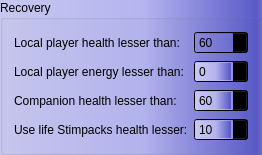
    <widget class="QGroupBox" name="groupBox_6">
     <property name="enabled">
      <bool>true</bool>
     </property>
     <property name="palette">
      <palette>
       <active>
        <colorrole role="WindowText">
         <brush brushstyle="SolidPattern">
          <color alpha="255">
           <red>0</red>
           <green>0</green>
           <blue>0</blue>
          </color>
         </brush>
        </colorrole>
        <colorrole role="Button">
         <brush brushstyle="LinearGradientPattern">
          <gradient startx="0.000000000000000" starty="0.000000000000000" endx="1.000000000000000" endy="0.000000000000000" type="LinearGradient" spread="PadSpread" coordinatemode="ObjectBoundingMode">
           <gradientstop position="0.000000000000000">
            <color alpha="255">
             <red>200</red>
             <green>200</green>
             <blue>240</blue>
            </color>
           </gradientstop>
           <gradientstop position="0.550000000000000">
            <color alpha="255">
             <red>180</red>
             <green>180</green>
             <blue>240</blue>
            </color>
           </gradientstop>
           <gradientstop position="0.980000000000000">
            <color alpha="255">
             <red>90</red>
             <green>90</green>
             <blue>200</blue>
            </color>
           </gradientstop>
           <gradientstop position="1.000000000000000">
            <color alpha="220">
             <red>90</red>
             <green>90</green>
             <blue>180</blue>
            </color>
           </gradientstop>
          </gradient>
         </brush>
        </colorrole>
        <colorrole role="Dark">
         <brush brushstyle="SolidPattern">
          <color alpha="255">
           <red>170</red>
           <green>170</green>
           <blue>0</blue>
          </color>
         </brush>
        </colorrole>
        <colorrole role="Text">
         <brush brushstyle="LinearGradientPattern">
          <gradient startx="0.000000000000000" starty="0.000000000000000" endx="8.000000000000000" endy="12.000000000000000" type="LinearGradient" spread="PadSpread" coordinatemode="ObjectBoundingMode">
           <gradientstop position="0.000000000000000">
            <color alpha="255">
             <red>140</red>
             <green>140</green>
             <blue>0</blue>
            </color>
           </gradientstop>
           <gradientstop position="1.000000000000000">
            <color alpha="255">
             <red>255</red>
             <green>255</green>
             <blue>30</blue>
            </color>
           </gradientstop>
          </gradient>
         </brush>
        </colorrole>
        <colorrole role="ButtonText">
         <brush brushstyle="LinearGradientPattern">
          <gradient startx="0.000000000000000" starty="0.000000000000000" endx="8.000000000000000" endy="12.000000000000000" type="LinearGradient" spread="PadSpread" coordinatemode="ObjectBoundingMode">
           <gradientstop position="0.000000000000000">
            <color alpha="255">
             <red>140</red>
             <green>140</green>
             <blue>0</blue>
            </color>
           </gradientstop>
           <gradientstop position="1.000000000000000">
            <color alpha="255">
             <red>255</red>
             <green>255</green>
             <blue>30</blue>
            </color>
           </gradientstop>
          </gradient>
         </brush>
        </colorrole>
        <colorrole role="Base">
         <brush brushstyle="LinearGradientPattern">
          <gradient startx="0.000000000000000" starty="0.000000000000000" endx="1.000000000000000" endy="0.000000000000000" type="LinearGradient" spread="PadSpread" coordinatemode="ObjectBoundingMode">
           <gradientstop position="0.000000000000000">
            <color alpha="255">
             <red>200</red>
             <green>200</green>
             <blue>240</blue>
            </color>
           </gradientstop>
           <gradientstop position="0.550000000000000">
            <color alpha="255">
             <red>180</red>
             <green>180</green>
             <blue>240</blue>
            </color>
           </gradientstop>
           <gradientstop position="0.980000000000000">
            <color alpha="255">
             <red>90</red>
             <green>90</green>
             <blue>200</blue>
            </color>
           </gradientstop>
           <gradientstop position="1.000000000000000">
            <color alpha="220">
             <red>90</red>
             <green>90</green>
             <blue>180</blue>
            </color>
           </gradientstop>
          </gradient>
         </brush>
        </colorrole>
        <colorrole role="Window">
         <brush brushstyle="LinearGradientPattern">
          <gradient startx="0.000000000000000" starty="0.000000000000000" endx="1.000000000000000" endy="0.000000000000000" type="LinearGradient" spread="PadSpread" coordinatemode="ObjectBoundingMode">
           <gradientstop position="0.000000000000000">
            <color alpha="255">
             <red>200</red>
             <green>200</green>
             <blue>240</blue>
            </color>
           </gradientstop>
           <gradientstop position="0.550000000000000">
            <color alpha="255">
             <red>180</red>
             <green>180</green>
             <blue>240</blue>
            </color>
           </gradientstop>
           <gradientstop position="0.980000000000000">
            <color alpha="255">
             <red>90</red>
             <green>90</green>
             <blue>200</blue>
            </color>
           </gradientstop>
           <gradientstop position="1.000000000000000">
            <color alpha="220">
             <red>90</red>
             <green>90</green>
             <blue>180</blue>
            </color>
           </gradientstop>
          </gradient>
         </brush>
        </colorrole>
       </active>
       <inactive>
        <colorrole role="WindowText">
         <brush brushstyle="SolidPattern">
          <color alpha="255">
           <red>0</red>
           <green>0</green>
           <blue>0</blue>
          </color>
         </brush>
        </colorrole>
        <colorrole role="Button">
         <brush brushstyle="LinearGradientPattern">
          <gradient startx="0.000000000000000" starty="0.000000000000000" endx="1.000000000000000" endy="0.000000000000000" type="LinearGradient" spread="PadSpread" coordinatemode="ObjectBoundingMode">
           <gradientstop position="0.000000000000000">
            <color alpha="255">
             <red>200</red>
             <green>200</green>
             <blue>240</blue>
            </color>
           </gradientstop>
           <gradientstop position="0.550000000000000">
            <color alpha="255">
             <red>180</red>
             <green>180</green>
             <blue>240</blue>
            </color>
           </gradientstop>
           <gradientstop position="0.980000000000000">
            <color alpha="255">
             <red>90</red>
             <green>90</green>
             <blue>200</blue>
            </color>
           </gradientstop>
           <gradientstop position="1.000000000000000">
            <color alpha="220">
             <red>90</red>
             <green>90</green>
             <blue>180</blue>
            </color>
           </gradientstop>
          </gradient>
         </brush>
        </colorrole>
        <colorrole role="Dark">
         <brush brushstyle="SolidPattern">
          <color alpha="255">
           <red>170</red>
           <green>170</green>
           <blue>0</blue>
          </color>
         </brush>
        </colorrole>
        <colorrole role="Text">
         <brush brushstyle="LinearGradientPattern">
          <gradient startx="0.000000000000000" starty="0.000000000000000" endx="8.000000000000000" endy="12.000000000000000" type="LinearGradient" spread="PadSpread" coordinatemode="ObjectBoundingMode">
           <gradientstop position="0.000000000000000">
            <color alpha="255">
             <red>140</red>
             <green>140</green>
             <blue>0</blue>
            </color>
           </gradientstop>
           <gradientstop position="1.000000000000000">
            <color alpha="255">
             <red>255</red>
             <green>255</green>
             <blue>30</blue>
            </color>
           </gradientstop>
          </gradient>
         </brush>
        </colorrole>
        <colorrole role="ButtonText">
         <brush brushstyle="LinearGradientPattern">
          <gradient startx="0.000000000000000" starty="0.000000000000000" endx="8.000000000000000" endy="12.000000000000000" type="LinearGradient" spread="PadSpread" coordinatemode="ObjectBoundingMode">
           <gradientstop position="0.000000000000000">
            <color alpha="255">
             <red>140</red>
             <green>140</green>
             <blue>0</blue>
            </color>
           </gradientstop>
           <gradientstop position="1.000000000000000">
            <color alpha="255">
             <red>255</red>
             <green>255</green>
             <blue>30</blue>
            </color>
           </gradientstop>
          </gradient>
         </brush>
        </colorrole>
        <colorrole role="Base">
         <brush brushstyle="LinearGradientPattern">
          <gradient startx="0.000000000000000" starty="0.000000000000000" endx="1.000000000000000" endy="0.000000000000000" type="LinearGradient" spread="PadSpread" coordinatemode="ObjectBoundingMode">
           <gradientstop position="0.000000000000000">
            <color alpha="255">
             <red>200</red>
             <green>200</green>
             <blue>240</blue>
            </color>
           </gradientstop>
           <gradientstop position="0.550000000000000">
            <color alpha="255">
             <red>180</red>
             <green>180</green>
             <blue>240</blue>
            </color>
           </gradientstop>
           <gradientstop position="0.980000000000000">
            <color alpha="255">
             <red>90</red>
             <green>90</green>
             <blue>200</blue>
            </color>
           </gradientstop>
           <gradientstop position="1.000000000000000">
            <color alpha="220">
             <red>90</red>
             <green>90</green>
             <blue>180</blue>
            </color>
           </gradientstop>
          </gradient>
         </brush>
        </colorrole>
        <colorrole role="Window">
         <brush brushstyle="LinearGradientPattern">
          <gradient startx="0.000000000000000" starty="0.000000000000000" endx="1.000000000000000" endy="0.000000000000000" type="LinearGradient" spread="PadSpread" coordinatemode="ObjectBoundingMode">
           <gradientstop position="0.000000000000000">
            <color alpha="255">
             <red>200</red>
             <green>200</green>
             <blue>240</blue>
            </color>
           </gradientstop>
           <gradientstop position="0.550000000000000">
            <color alpha="255">
             <red>180</red>
             <green>180</green>
             <blue>240</blue>
            </color>
           </gradientstop>
           <gradientstop position="0.980000000000000">
            <color alpha="255">
             <red>90</red>
             <green>90</green>
             <blue>200</blue>
            </color>
           </gradientstop>
           <gradientstop position="1.000000000000000">
            <color alpha="220">
             <red>90</red>
             <green>90</green>
             <blue>180</blue>
            </color>
           </gradientstop>
          </gradient>
         </brush>
        </colorrole>
       </inactive>
       <disabled>
        <colorrole role="WindowText">
         <brush brushstyle="SolidPattern">
          <color alpha="255">
           <red>0</red>
           <green>0</green>
           <blue>0</blue>
          </color>
         </brush>
        </colorrole>
        <colorrole role="Button">
         <brush brushstyle="LinearGradientPattern">
          <gradient startx="0.000000000000000" starty="0.000000000000000" endx="1.000000000000000" endy="0.000000000000000" type="LinearGradient" spread="PadSpread" coordinatemode="ObjectBoundingMode">
           <gradientstop position="0.000000000000000">
            <color alpha="255">
             <red>200</red>
             <green>200</green>
             <blue>240</blue>
            </color>
           </gradientstop>
           <gradientstop position="0.550000000000000">
            <color alpha="255">
             <red>180</red>
             <green>180</green>
             <blue>240</blue>
            </color>
           </gradientstop>
           <gradientstop position="0.980000000000000">
            <color alpha="255">
             <red>90</red>
             <green>90</green>
             <blue>200</blue>
            </color>
           </gradientstop>
           <gradientstop position="1.000000000000000">
            <color alpha="220">
             <red>90</red>
             <green>90</green>
             <blue>180</blue>
            </color>
           </gradientstop>
          </gradient>
         </brush>
        </colorrole>
        <colorrole role="Dark">
         <brush brushstyle="SolidPattern">
          <color alpha="255">
           <red>170</red>
           <green>170</green>
           <blue>0</blue>
          </color>
         </brush>
        </colorrole>
        <colorrole role="Text">
         <brush brushstyle="LinearGradientPattern">
          <gradient startx="0.000000000000000" starty="0.000000000000000" endx="8.000000000000000" endy="12.000000000000000" type="LinearGradient" spread="PadSpread" coordinatemode="ObjectBoundingMode">
           <gradientstop position="0.000000000000000">
            <color alpha="255">
             <red>140</red>
             <green>140</green>
             <blue>0</blue>
            </color>
           </gradientstop>
           <gradientstop position="1.000000000000000">
            <color alpha="255">
             <red>255</red>
             <green>255</green>
             <blue>30</blue>
            </color>
           </gradientstop>
          </gradient>
         </brush>
        </colorrole>
        <colorrole role="ButtonText">
         <brush brushstyle="LinearGradientPattern">
          <gradient startx="0.000000000000000" starty="0.000000000000000" endx="8.000000000000000" endy="12.000000000000000" type="LinearGradient" spread="PadSpread" coordinatemode="ObjectBoundingMode">
           <gradientstop position="0.000000000000000">
            <color alpha="255">
             <red>140</red>
             <green>140</green>
             <blue>0</blue>
            </color>
           </gradientstop>
           <gradientstop position="1.000000000000000">
            <color alpha="255">
             <red>255</red>
             <green>255</green>
             <blue>30</blue>
            </color>
           </gradientstop>
          </gradient>
         </brush>
        </colorrole>
        <colorrole role="Base">
         <brush brushstyle="LinearGradientPattern">
          <gradient startx="0.000000000000000" starty="0.000000000000000" endx="1.000000000000000" endy="0.000000000000000" type="LinearGradient" spread="PadSpread" coordinatemode="ObjectBoundingMode">
           <gradientstop position="0.000000000000000">
            <color alpha="255">
             <red>200</red>
             <green>200</green>
             <blue>240</blue>
            </color>
           </gradientstop>
           <gradientstop position="0.550000000000000">
            <color alpha="255">
             <red>180</red>
             <green>180</green>
             <blue>240</blue>
            </color>
           </gradientstop>
           <gradientstop position="0.980000000000000">
            <color alpha="255">
             <red>90</red>
             <green>90</green>
             <blue>200</blue>
            </color>
           </gradientstop>
           <gradientstop position="1.000000000000000">
            <color alpha="220">
             <red>90</red>
             <green>90</green>
             <blue>180</blue>
            </color>
           </gradientstop>
          </gradient>
         </brush>
        </colorrole>
        <colorrole role="Window">
         <brush brushstyle="LinearGradientPattern">
          <gradient startx="0.000000000000000" starty="0.000000000000000" endx="1.000000000000000" endy="0.000000000000000" type="LinearGradient" spread="PadSpread" coordinatemode="ObjectBoundingMode">
           <gradientstop position="0.000000000000000">
            <color alpha="255">
             <red>200</red>
             <green>200</green>
             <blue>240</blue>
            </color>
           </gradientstop>
           <gradientstop position="0.550000000000000">
            <color alpha="255">
             <red>180</red>
             <green>180</green>
             <blue>240</blue>
            </color>
           </gradientstop>
           <gradientstop position="0.980000000000000">
            <color alpha="255">
             <red>90</red>
             <green>90</green>
             <blue>200</blue>
            </color>
           </gradientstop>
           <gradientstop position="1.000000000000000">
            <color alpha="220">
             <red>90</red>
             <green>90</green>
             <blue>180</blue>
            </color>
           </gradientstop>
          </gradient>
         </brush>
        </colorrole>
       </disabled>
      </palette>
     </property>
     <property name="autoFillBackground">
      <bool>false</bool>
     </property>
     <property name="styleSheet">
      <string notr="true"/>
     </property>
     <property name="title">
      <string>Recovery</string>
     </property>
     <layout class="QGridLayout" name="gridLayout">
      <item row="0" column="0">
       <layout class="QHBoxLayout" name="horizontalLayout_4">
        <item>
         <layout class="QVBoxLayout" name="verticalLayout_5">
          <item>
           <widget class="QLabel" name="label_39">
            <property name="text">
             <string>Local player health lesser than:</string>
            </property>
           </widget>
          </item>
          <item>
           <widget class="QLabel" name="label_41">
            <property name="text">
             <string>Local player energy lesser than:</string>
            </property>
           </widget>
          </item>
          <item>
           <widget class="QLabel" name="label_42">
            <property name="text">
             <string>Companion health lesser than:</string>
            </property>
           </widget>
          </item>
          <item>
           <widget class="QLabel" name="label_43">
            <property name="enabled">
             <bool>false</bool>
            </property>
            <property name="text">
             <string>Use life Stimpacks health lesser:</string>
            </property>
           </widget>
          </item>
         </layout>
        </item>
        <item>
         <layout class="QVBoxLayout" name="verticalLayout_6">
          <item>
           <widget class="QSpinBox" name="spinBox">
            <property name="palette">
             <palette>
              <active>
               <colorrole role="Button">
                <brush brushstyle="LinearGradientPattern">
                 <gradient startx="0.000000000000000" starty="0.000000000000000" endx="1.000000000000000" endy="0.000000000000000" type="LinearGradient" spread="PadSpread" coordinatemode="ObjectBoundingMode">
                  <gradientstop position="0.000000000000000">
                   <color alpha="255">
                    <red>200</red>
                    <green>200</green>
                    <blue>240</blue>
                   </color>
                  </gradientstop>
                  <gradientstop position="0.550000000000000">
                   <color alpha="255">
                    <red>180</red>
                    <green>180</green>
                    <blue>240</blue>
                   </color>
                  </gradientstop>
                  <gradientstop position="0.980000000000000">
                   <color alpha="255">
                    <red>90</red>
                    <green>90</green>
                    <blue>200</blue>
                   </color>
                  </gradientstop>
                  <gradientstop position="1.000000000000000">
                   <color alpha="220">
                    <red>90</red>
                    <green>90</green>
                    <blue>180</blue>
                   </color>
                  </gradientstop>
                 </gradient>
                </brush>
               </colorrole>
               <colorrole role="Base">
                <brush brushstyle="NoBrush">
                 <color alpha="255">
                  <red>0</red>
                  <green>0</green>
                  <blue>0</blue>
                 </color>
                </brush>
               </colorrole>
               <colorrole role="Window">
                <brush brushstyle="LinearGradientPattern">
                 <gradient startx="0.000000000000000" starty="0.000000000000000" endx="1.000000000000000" endy="0.000000000000000" type="LinearGradient" spread="PadSpread" coordinatemode="ObjectBoundingMode">
                  <gradientstop position="0.000000000000000">
                   <color alpha="255">
                    <red>200</red>
                    <green>200</green>
                    <blue>240</blue>
                   </color>
                  </gradientstop>
                  <gradientstop position="0.550000000000000">
                   <color alpha="255">
                    <red>180</red>
                    <green>180</green>
                    <blue>240</blue>
                   </color>
                  </gradientstop>
                  <gradientstop position="0.980000000000000">
                   <color alpha="255">
                    <red>90</red>
                    <green>90</green>
                    <blue>200</blue>
                   </color>
                  </gradientstop>
                  <gradientstop position="1.000000000000000">
                   <color alpha="220">
                    <red>90</red>
                    <green>90</green>
                    <blue>180</blue>
                   </color>
                  </gradientstop>
                 </gradient>
                </brush>
               </colorrole>
              </active>
              <inactive>
               <colorrole role="Button">
                <brush brushstyle="LinearGradientPattern">
                 <gradient startx="0.000000000000000" starty="0.000000000000000" endx="1.000000000000000" endy="0.000000000000000" type="LinearGradient" spread="PadSpread" coordinatemode="ObjectBoundingMode">
                  <gradientstop position="0.000000000000000">
                   <color alpha="255">
                    <red>200</red>
                    <green>200</green>
                    <blue>240</blue>
                   </color>
                  </gradientstop>
                  <gradientstop position="0.550000000000000">
                   <color alpha="255">
                    <red>180</red>
                    <green>180</green>
                    <blue>240</blue>
                   </color>
                  </gradientstop>
                  <gradientstop position="0.980000000000000">
                   <color alpha="255">
                    <red>90</red>
                    <green>90</green>
                    <blue>200</blue>
                   </color>
                  </gradientstop>
                  <gradientstop position="1.000000000000000">
                   <color alpha="220">
                    <red>90</red>
                    <green>90</green>
                    <blue>180</blue>
                   </color>
                  </gradientstop>
                 </gradient>
                </brush>
               </colorrole>
               <colorrole role="Base">
                <brush brushstyle="NoBrush">
                 <color alpha="255">
                  <red>0</red>
                  <green>0</green>
                  <blue>0</blue>
                 </color>
                </brush>
               </colorrole>
               <colorrole role="Window">
                <brush brushstyle="LinearGradientPattern">
                 <gradient startx="0.000000000000000" starty="0.000000000000000" endx="1.000000000000000" endy="0.000000000000000" type="LinearGradient" spread="PadSpread" coordinatemode="ObjectBoundingMode">
                  <gradientstop position="0.000000000000000">
                   <color alpha="255">
                    <red>200</red>
                    <green>200</green>
                    <blue>240</blue>
                   </color>
                  </gradientstop>
                  <gradientstop position="0.550000000000000">
                   <color alpha="255">
                    <red>180</red>
                    <green>180</green>
                    <blue>240</blue>
                   </color>
                  </gradientstop>
                  <gradientstop position="0.980000000000000">
                   <color alpha="255">
                    <red>90</red>
                    <green>90</green>
                    <blue>200</blue>
                   </color>
                  </gradientstop>
                  <gradientstop position="1.000000000000000">
                   <color alpha="220">
                    <red>90</red>
                    <green>90</green>
                    <blue>180</blue>
                   </color>
                  </gradientstop>
                 </gradient>
                </brush>
               </colorrole>
              </inactive>
              <disabled>
               <colorrole role="Button">
                <brush brushstyle="LinearGradientPattern">
                 <gradient startx="0.000000000000000" starty="0.000000000000000" endx="1.000000000000000" endy="0.000000000000000" type="LinearGradient" spread="PadSpread" coordinatemode="ObjectBoundingMode">
                  <gradientstop position="0.000000000000000">
                   <color alpha="255">
                    <red>200</red>
                    <green>200</green>
                    <blue>240</blue>
                   </color>
                  </gradientstop>
                  <gradientstop position="0.550000000000000">
                   <color alpha="255">
                    <red>180</red>
                    <green>180</green>
                    <blue>240</blue>
                   </color>
                  </gradientstop>
                  <gradientstop position="0.980000000000000">
                   <color alpha="255">
                    <red>90</red>
                    <green>90</green>
                    <blue>200</blue>
                   </color>
                  </gradientstop>
                  <gradientstop position="1.000000000000000">
                   <color alpha="220">
                    <red>90</red>
                    <green>90</green>
                    <blue>180</blue>
                   </color>
                  </gradientstop>
                 </gradient>
                </brush>
               </colorrole>
               <colorrole role="Base">
                <brush brushstyle="NoBrush">
                 <color alpha="255">
                  <red>0</red>
                  <green>0</green>
                  <blue>0</blue>
                 </color>
                </brush>
               </colorrole>
               <colorrole role="Window">
                <brush brushstyle="LinearGradientPattern">
                 <gradient startx="0.000000000000000" starty="0.000000000000000" endx="1.000000000000000" endy="0.000000000000000" type="LinearGradient" spread="PadSpread" coordinatemode="ObjectBoundingMode">
                  <gradientstop position="0.000000000000000">
                   <color alpha="255">
                    <red>200</red>
                    <green>200</green>
                    <blue>240</blue>
                   </color>
                  </gradientstop>
                  <gradientstop position="0.550000000000000">
                   <color alpha="255">
                    <red>180</red>
                    <green>180</green>
                    <blue>240</blue>
                   </color>
                  </gradientstop>
                  <gradientstop position="0.980000000000000">
                   <color alpha="255">
                    <red>90</red>
                    <green>90</green>
                    <blue>200</blue>
                   </color>
                  </gradientstop>
                  <gradientstop position="1.000000000000000">
                   <color alpha="220">
                    <red>90</red>
                    <green>90</green>
                    <blue>180</blue>
                   </color>
                  </gradientstop>
                 </gradient>
                </brush>
               </colorrole>
              </disabled>
             </palette>
            </property>
            <property name="minimum">
             <number>10</number>
            </property>
            <property name="maximum">
             <number>100</number>
            </property>
            <property name="value">
             <number>60</number>
            </property>
           </widget>
          </item>
          <item>
           <widget class="QSpinBox" name="spinBox_2">
            <property name="minimum">
             <number>0</number>
            </property>
            <property name="maximum">
             <number>1000</number>
            </property>
            <property name="value">
             <number>0</number>
            </property>
           </widget>
          </item>
          <item>
           <widget class="QSpinBox" name="spinBox_3">
            <property name="minimum">
             <number>10</number>
            </property>
            <property name="maximum">
             <number>100</number>
            </property>
            <property name="value">
             <number>60</number>
            </property>
           </widget>
          </item>
          <item>
           <layout class="QHBoxLayout" name="horizontalLayout_3">
            <item>
             <widget class="QSpinBox" name="spinBox_4">
              <property name="enabled">
               <bool>false</bool>
              </property>
              <property name="minimum">
               <number>5</number>
              </property>
              <property name="maximum">
               <number>100</number>
              </property>
              <property name="value">
               <number>10</number>
              </property>
             </widget>
            </item>
           </layout>
          </item>
         </layout>
        </item>
       </layout>
      </item>
     </layout>
     <zorder></zorder>
     <zorder></zorder>
    </widget>
